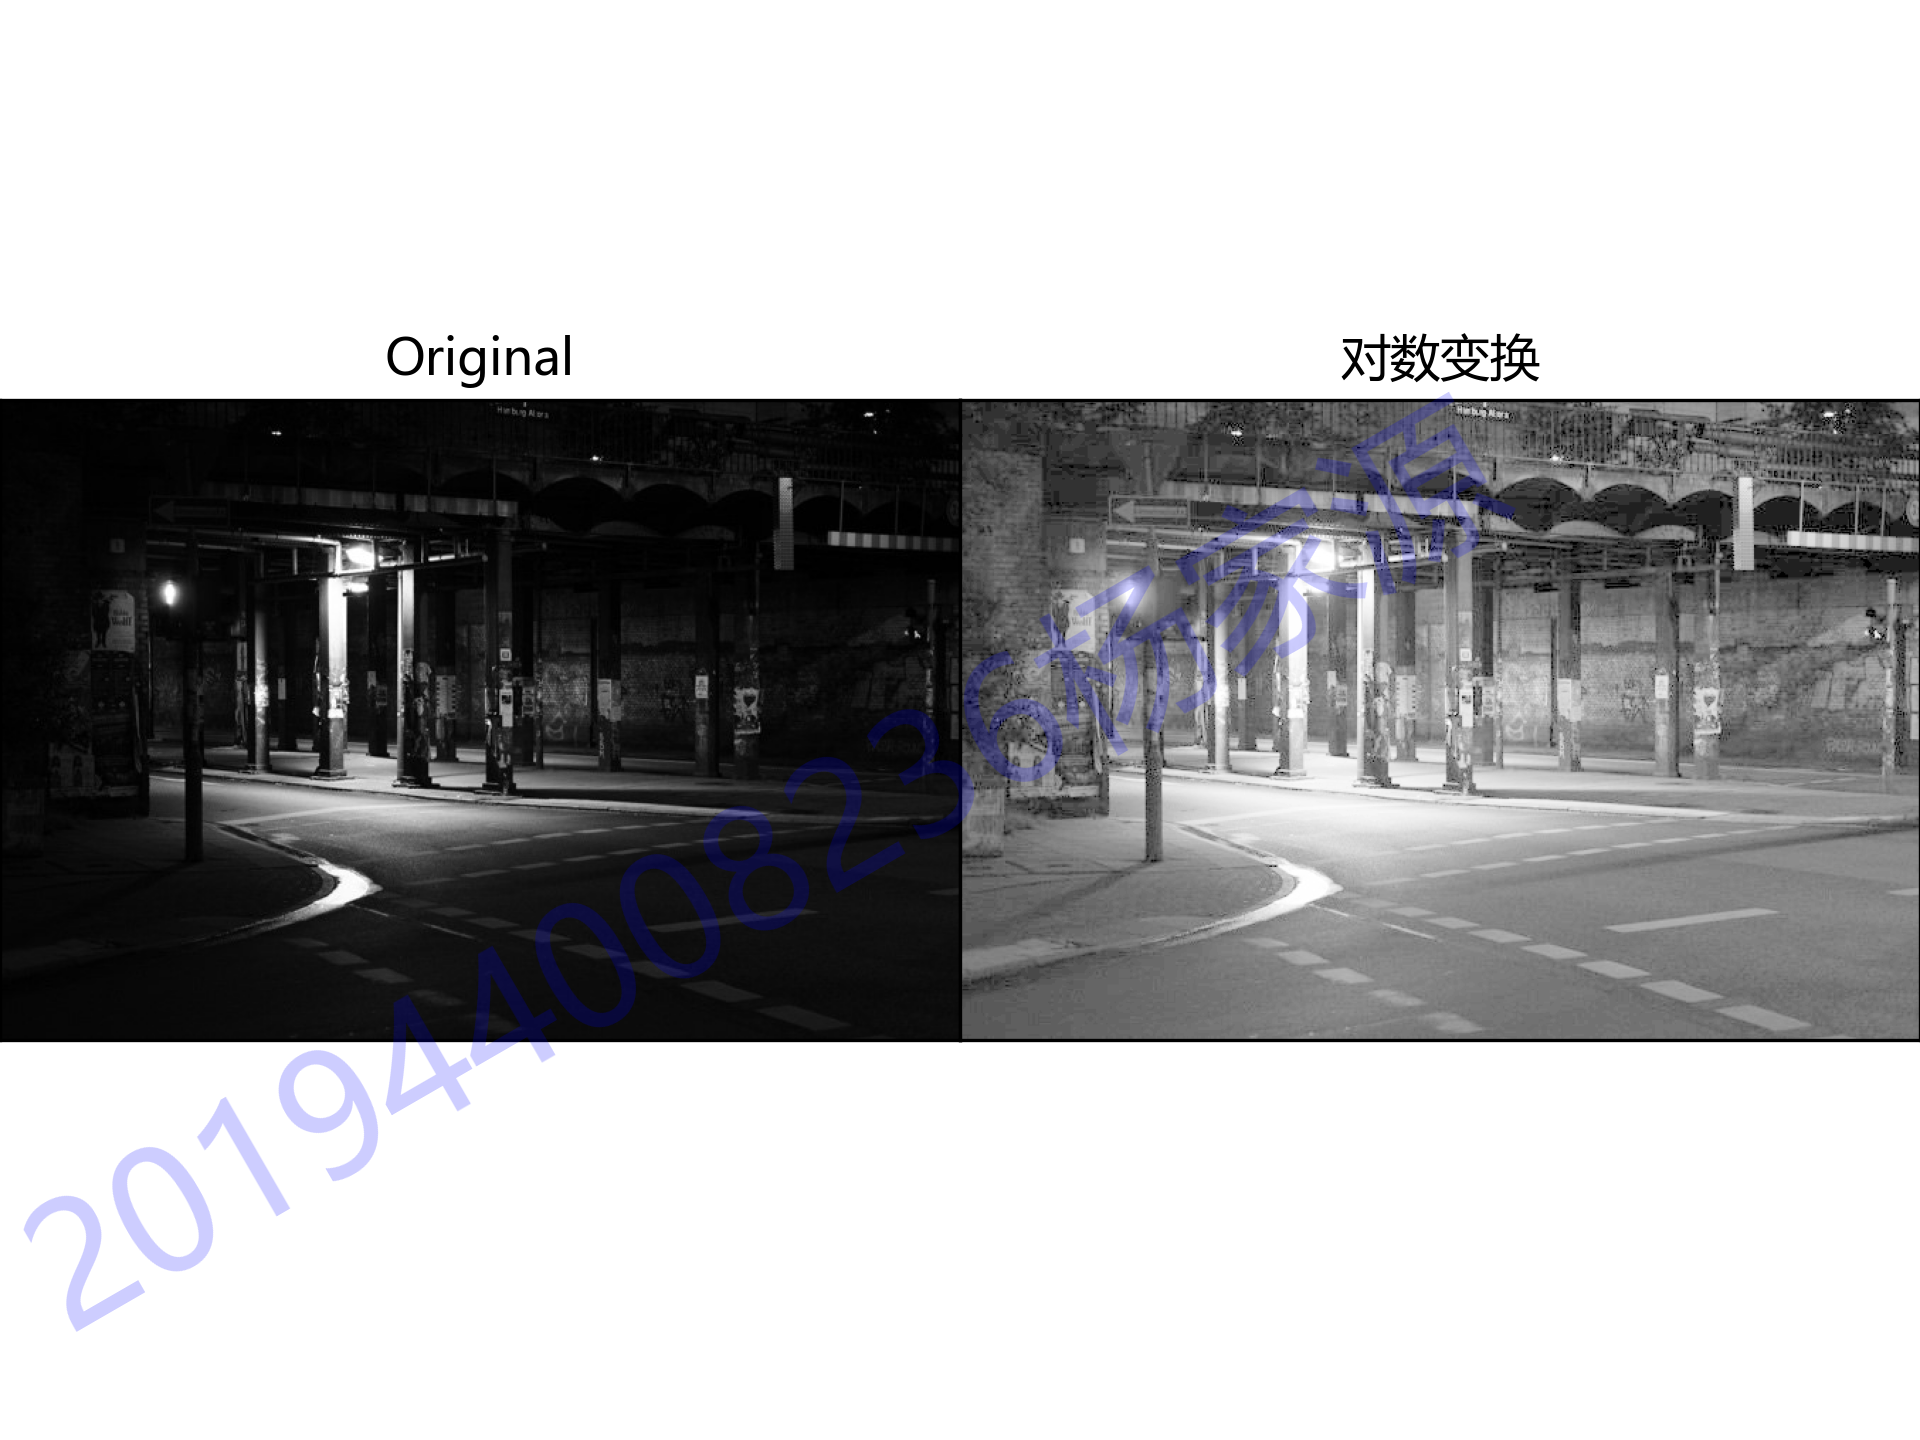

This chart was generated by the following Python code:
import cv2
from matplotlib import pyplot as plt
import numpy as np

def savefig(plt, filename):
    fig = plt.gcf()
    fig.text(0.8, 0.05, '201944008236杨家源', fontsize=40, rotation=30, color='blue', ha='right', va='bottom', alpha=0.2)
    plt.gca().xaxis.set_major_locator(plt.NullLocator())
    plt.gca().yaxis.set_major_locator(plt.NullLocator())
    plt.subplots_adjust(top=1, bottom=0, right=1,left=0,hspace=0,wspace=0)
    plt.margins(0, 0)
    fig.savefig(filename, format='png', transparent=True, dpi=300, pad_inches=0)

def logTransfer(c, img):
    output = c * np.log(1.0 + img)
    output = np.uint8(output + 0.5)

    return output

plt.rcParams['font.family'] = ['sans-serif']
plt.rcParams['font.sans-serif'] = ['Microsoft YaHei']
img = cv2.imread('street.jpg', 0)

# 原图
fig, (ax, ax2) = plt.subplots(ncols=2)
ax.imshow(img, cmap="gray")
ax.set_title("Original")

# 对数变换
img1 = logTransfer(40, img)
ax2.imshow(img1, cmap="gray")
ax2.set_title("对数变换")

plt.tight_layout()
plt.setp(plt.gcf().get_axes(), xticks=[], yticks=[])

# 保存图片
savefig(plt, "task2c.png")
plt.show()

